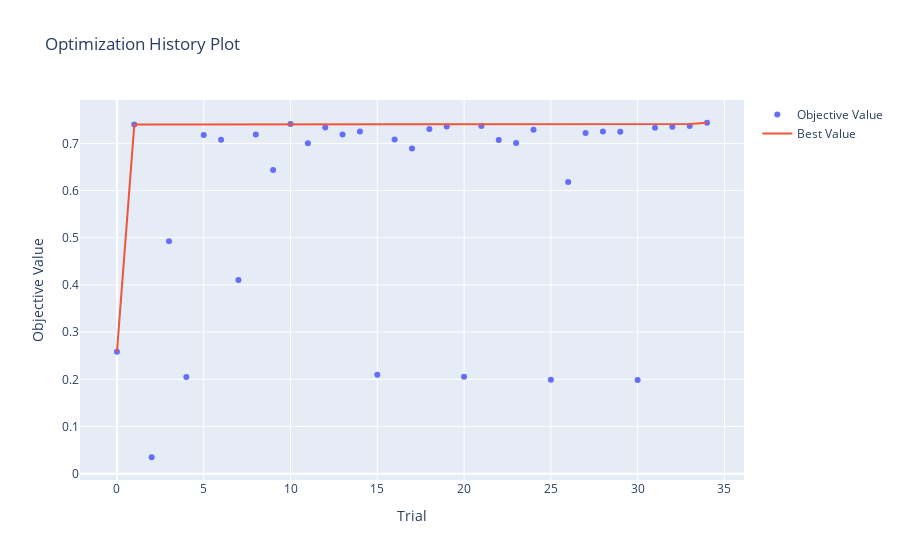

The notebook cell saved with this chart:
### Code cell
import matplotlib.pyplot as plt

optuna.visualization.plot_optimization_history(study)

### Figure 1 — Plotly figure (JSON) as saved in the notebook; plotly's stock layout.template omitted (floating-point values rounded to 4 significant figures)
{"data": [{"mode": "markers", "name": "Objective Value", "type": "scatter", "x": [0, 1, 2, 3, 4, 5, 6, 7, 8, 9, 10, 11, 12, 13, 14, 15, 16, 17, 18, 19, 20, 21, 22, 23, 24, 25, 26, 27, 28, 29, 30, 31, 32, 33, 34], "y": [0.2583, 0.7397, 0.03487, 0.4928, 0.2049, 0.7179, 0.7075, 0.4105, 0.7188, 0.6437, 0.7411, 0.7004, 0.7338, 0.7187, 0.7251, 0.2095, 0.7084, 0.6891, 0.7303, 0.7356, 0.2056, 0.737, 0.7069, 0.7006, 0.7288, 0.1993, 0.6183, 0.7221, 0.7251, 0.7247, 0.1987, 0.7331, 0.7354, 0.7367, 0.7437]}, {"mode": "lines", "name": "Best Value", "type": "scatter", "x": [0, 1, 2, 3, 4, 5, 6, 7, 8, 9, 10, 11, 12, 13, 14, 15, 16, 17, 18, 19, 20, 21, 22, 23, 24, 25, 26, 27, 28, 29, 30, 31, 32, 33, 34], "y": [0.2583, 0.7397, 0.7397, 0.7397, 0.7397, 0.7397, 0.7397, 0.7397, 0.7397, 0.7397, 0.7411, 0.7411, 0.7411, 0.7411, 0.7411, 0.7411, 0.7411, 0.7411, 0.7411, 0.7411, 0.7411, 0.7411, 0.7411, 0.7411, 0.7411, 0.7411, 0.7411, 0.7411, 0.7411, 0.7411, 0.7411, 0.7411, 0.7411, 0.7411, 0.7437]}, {"marker": {"color": "#cccccc"}, "mode": "markers", "name": "Infeasible Trial", "showlegend": false, "type": "scatter", "x": [], "y": []}], "layout": {"title": {"text": "Optimization History Plot"}, "xaxis": {"title": {"text": "Trial"}}, "yaxis": {"title": {"text": "Objective Value"}}}}
